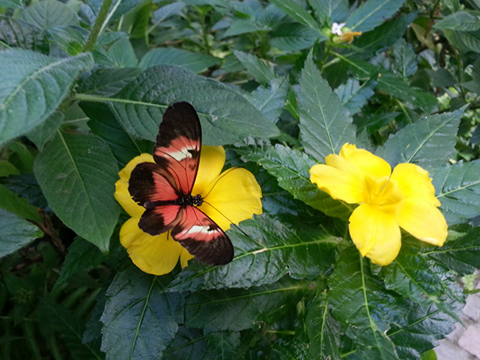
//> input picture opencv_project/chapter6/images/color_space.jpg, 480 x 360 px
$ ./conver_HSV   (built with g++ and OpenCV 4)
//> lines starting //> are read from the running program, lines starting //| are printed output that depends on the picture; after the words box and inside, x2 and y2 are one past the last pixel; in counts of white or black regions, pixels touching at a corner belong together
#include <opencv2/opencv.hpp>
using namespace cv;
using namespace std;

// [47 lines of commented-out code are left out]
int main()
{
	Mat BGR_img = imread("images/color_space.jpg", IMREAD_COLOR);
//> BGR_img is the input picture: 360 rows x 480 cols, CV_8UC3; mean B, G, R 63, 97.7, 76.2
	CV_Assert(BGR_img.data);

	Mat HSV_img, hsv[3],Convert_img;
	cvtColor(BGR_img,HSV_img,CV_BGR2HSV);
//> HSV_img: 360 rows x 480 cols, CV_8UC3; mean H, S, V 62.4, 128.3, 102.5
	// bgr2hsi(BGR_img, HSI_img);
	cvtColor(BGR_img, HSV_img, CV_BGR2HSV);
	// split(HSI_img, hsi);
	split(HSV_img, hsv);
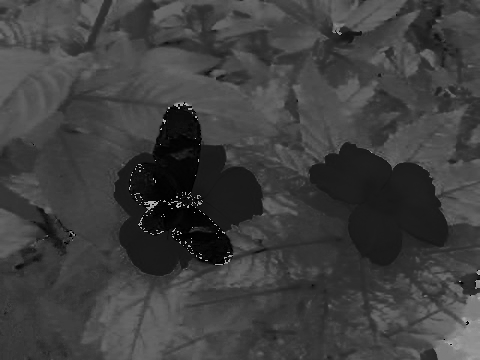
//> hsv[0]: 360 rows x 480 cols, CV_8UC1; min 0, max 179, mean 62.4
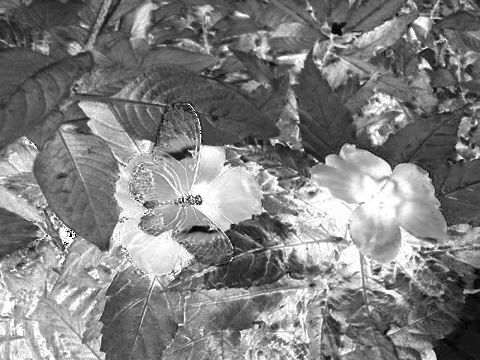
//> hsv[1]: 360 rows x 480 cols, CV_8UC1; min 0, max 255, mean 128.3
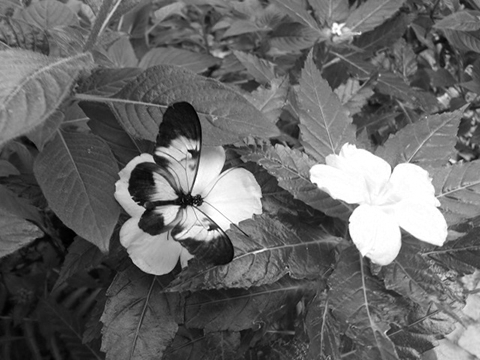
//> hsv[2]: 360 rows x 480 cols, CV_8UC1; min 0, max 255, mean 102.5
	//밝기증가
	// hsv[2]= hsv[2]+70;
	threshold(hsv[2],hsv[2],128,255,THRESH_BINARY);
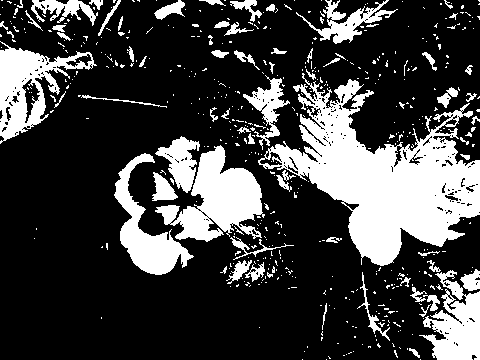
//> hsv[2]: 360 rows x 480 cols, CV_8UC1; 25.6% white; 514 white regions (446 under 20 px), largest, box (x1, y1, x2, y2) and area: (258, 73, 480, 266) 17975, (155, 145, 265, 242) 5114, (0, 41, 97, 144) 3730
	//merge->Convert_img
	merge(hsv, 3, Convert_img); //배열에대한 머지를 할때는 숫자를 넣으면 됨
//> Convert_img: 360 rows x 480 cols, CV_8UC3; mean H, S, V 62.4, 128.3, 65.2
	//hsv->BGR로변환
	cvtColor(Convert_img, Convert_img, CV_HSV2BGR);
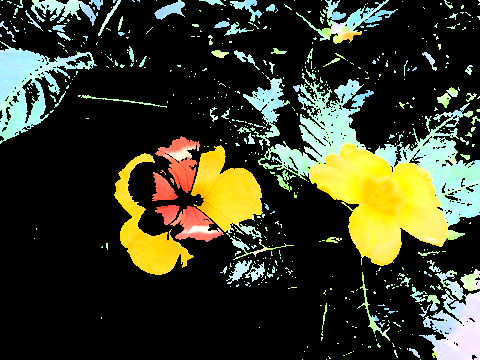
//> Convert_img: 360 rows x 480 cols, CV_8UC3; mean B, G, R 40.4, 60, 56.4

	imshow("BGR_img", BGR_img);
	// imshow("Hue", hsi[0]);									// ����� �����Լ� �̿�
	// imshow("Saturation", hsi[1]);
	// imshow("Intensity", hsi[2]);
	imshow("OpenCV_Hue", hsv[0]);						// OpenCV �����Լ� �̿�
	imshow("OpenCV_Saturation", hsv[1]);
	imshow("convert",Convert_img);
	imshow("OpenCV_Value", hsv[2]);
	waitKey();
	return 0;
}

$ run again, with opencv_project/chapter6/images/bright.jpg copied over opencv_project/chapter6/images/color_space.jpg
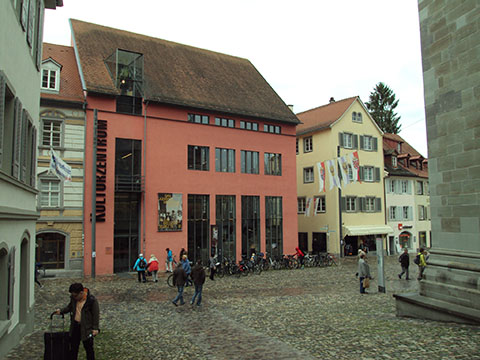
//> input picture opencv_project/chapter6/images/bright.jpg, 480 x 360 px
//> BGR_img is the input picture: 360 rows x 480 cols, CV_8UC3; mean B, G, R 107.1, 121.2, 126
//> HSV_img: 360 rows x 480 cols, CV_8UC3; mean H, S, V 36.1, 55.7, 130.4
//> `threshold(hsv[2],hsv[2],128,255,THRESH_BINARY);`:
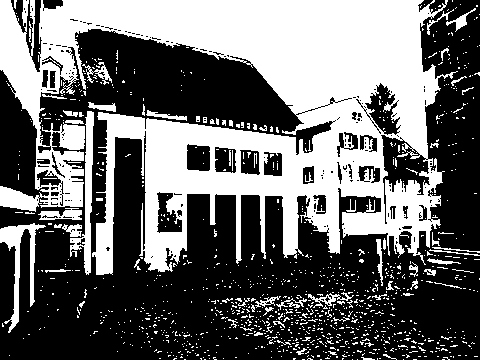
//> hsv[2]: 360 rows x 480 cols, CV_8UC1; 41.5% white; 1122 white regions (1059 under 20 px), largest, box (x1, y1, x2, y2) and area: (0, 0, 458, 275) 62128, (0, 223, 46, 333) 1311, (70, 111, 94, 275) 1258
//> `cvtColor(Convert_img, Convert_img, CV_HSV2BGR);`:
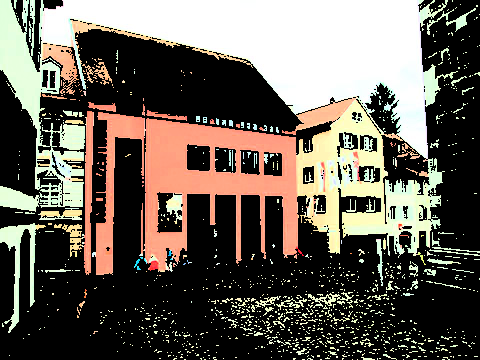
//> Convert_img: 360 rows x 480 cols, CV_8UC3; mean B, G, R 85.7, 95.4, 102.9

$ run again, with opencv_project/chapter6/images/color_model.jpg copied over opencv_project/chapter6/images/color_space.jpg
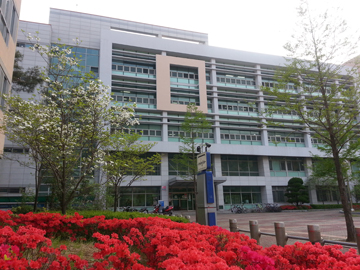
//> input picture opencv_project/chapter6/images/color_model.jpg, 360 x 270 px
//> BGR_img is the input picture: 270 rows x 360 cols, CV_8UC3; mean B, G, R 113, 116, 131.8
//> HSV_img: 270 rows x 360 cols, CV_8UC3; mean H, S, V 73.3, 64.2, 138
//> `threshold(hsv[2],hsv[2],128,255,THRESH_BINARY);`:
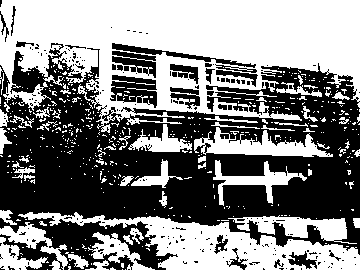
//> hsv[2]: 270 rows x 360 cols, CV_8UC1; 50.5% white; 228 black regions (199 under 20 px), largest, box (x1, y1, x2, y2) and area: (0, 43, 360, 270) 42504, (110, 75, 157, 108) 958, (0, 234, 63, 270) 687
//> `cvtColor(Convert_img, Convert_img, CV_HSV2BGR);`:
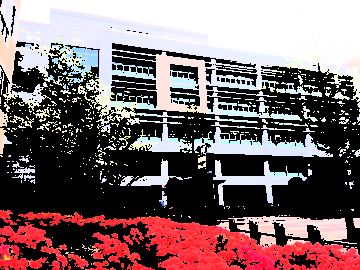
//> Convert_img: 270 rows x 360 cols, CV_8UC3; mean B, G, R 105.7, 103.2, 123.8

$ run again, with opencv_project/chapter6/images/contrast_test.jpg copied over opencv_project/chapter6/images/color_space.jpg
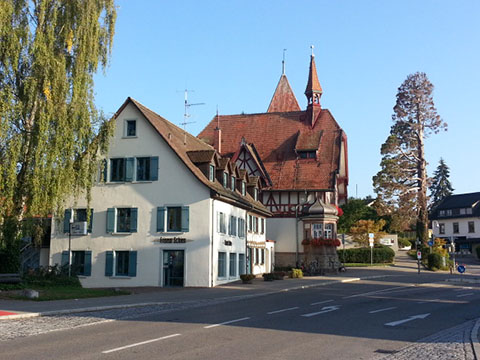
//> input picture opencv_project/chapter6/images/contrast_test.jpg, 480 x 360 px
//> BGR_img is the input picture: 360 rows x 480 cols, CV_8UC3; mean B, G, R 134.3, 128.7, 117.5
//> HSV_img: 360 rows x 480 cols, CV_8UC3; mean H, S, V 71.5, 78.6, 148.6
//> `threshold(hsv[2],hsv[2],128,255,THRESH_BINARY);`:
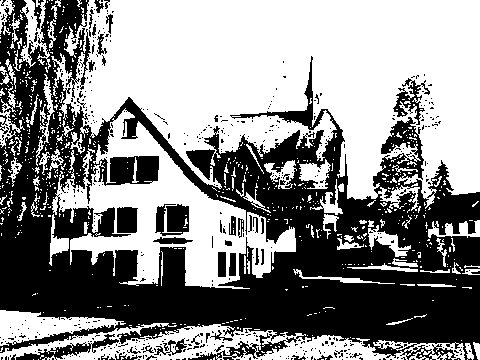
//> hsv[2]: 360 rows x 480 cols, CV_8UC1; 54.2% white; 558 black regions (514 under 20 px), largest, box (x1, y1, x2, y2) and area: (0, 0, 480, 360) 72727, (155, 204, 189, 236) 827, (16, 334, 119, 360) 700
//> `cvtColor(Convert_img, Convert_img, CV_HSV2BGR);`:
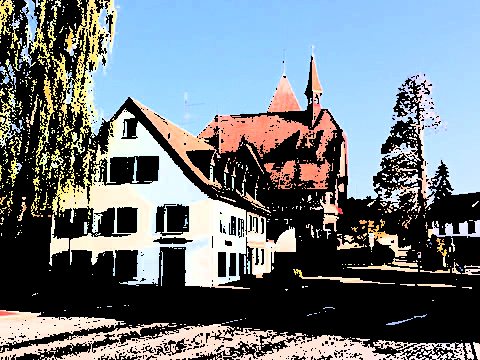
//> Convert_img: 360 rows x 480 cols, CV_8UC3; mean B, G, R 125.6, 120.2, 111
